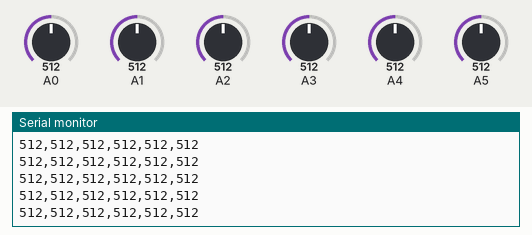
Simulated run of this sketch. Board: Arduino Uno, built with avr-gcc and run on an emulated ATmega328P. Parts: the last lines printed to the serial monitor. The inputs (shaded band) are chosen by the test bench; at power-on: A0 = 512, A1 = 512, A2 = 512, A3 = 512, A4 = 512, A5 = 512.

Above: at 1.2 s.
1.3 s: A0 set to 106
At 2.1 s:
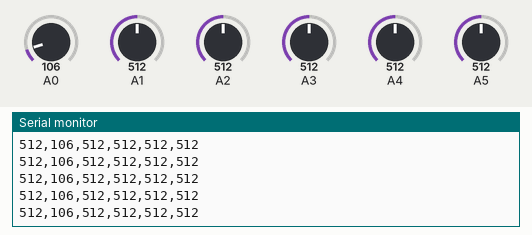
4.3 s: A0 set to 89
At 5.4 s:
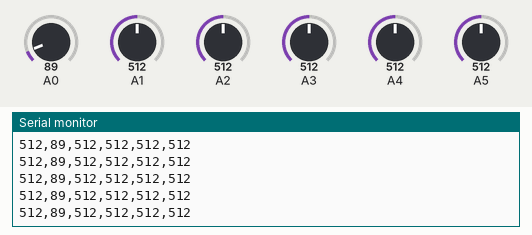
5.8 s: A1 set to 108
At 6.3 s:
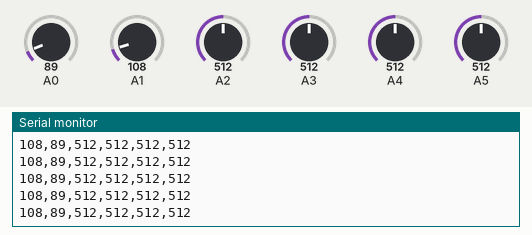
8.8 s: A1 set to 95
At 9.4 s:
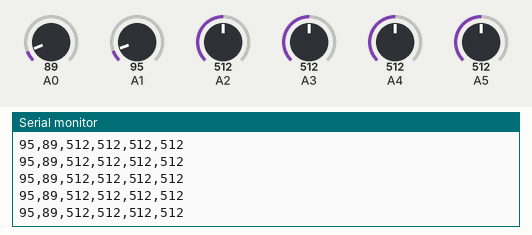
10.3 s: A2 set to 106
At 11.0 s:
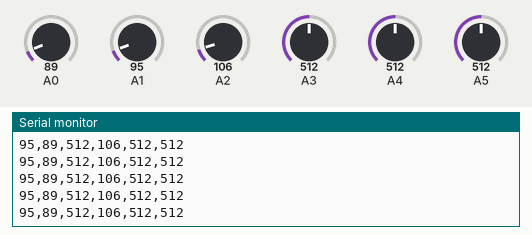
11.8 s: A2 set to 92
At 12.6 s:
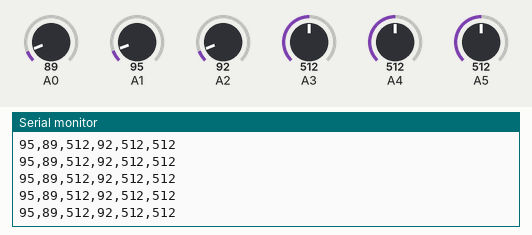
Timing chart, 0 to 14.3 s (numbered marks = the images above; inputs shaded):
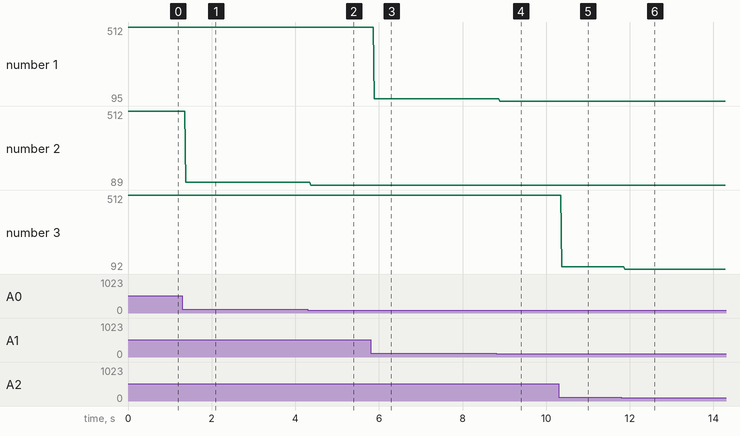

The sketch:

codigo_arduino.ino
```cpp
int x1=1;
int y1=1;

int x2=1;
int y2=1;

int x3=1;
int y3=1;
String rec;
void setup() {
  Serial.begin(9600);
}

void loop() {

    y1=analogRead(0);
    y2=analogRead(2);
    y3=analogRead(4);
    x1=analogRead(1);
    x2=analogRead(3);
    x3=analogRead(5);
    Serial.println((String)x1+","+y1+","+x2+","+y2+","+x3+","+y3);


}
```

Measured:
- after the input at 1.3 s, the serial monitor: prints a new line after 0.08 s (image 1)
- after the input at 4.3 s, the serial monitor: prints a new line after 0.07 s (image 2)
- after the input at 5.8 s, the serial monitor: prints a new line after 0.09 s (image 3)
- after the input at 8.8 s, the serial monitor: prints a new line after 0.09 s (image 4)
- after the input at 10.3 s, the serial monitor: prints a new line after 0.07 s (image 5)
- after the input at 11.8 s, the serial monitor: prints a new line after 0.08 s (image 6)
- plotted number 1: 512 → 108 after the input at 5.8 s, 108 → 95 after the input at 8.8 s
- plotted number 2: 512 → 106 after the input at 1.3 s, 106 → 89 after the input at 4.3 s
